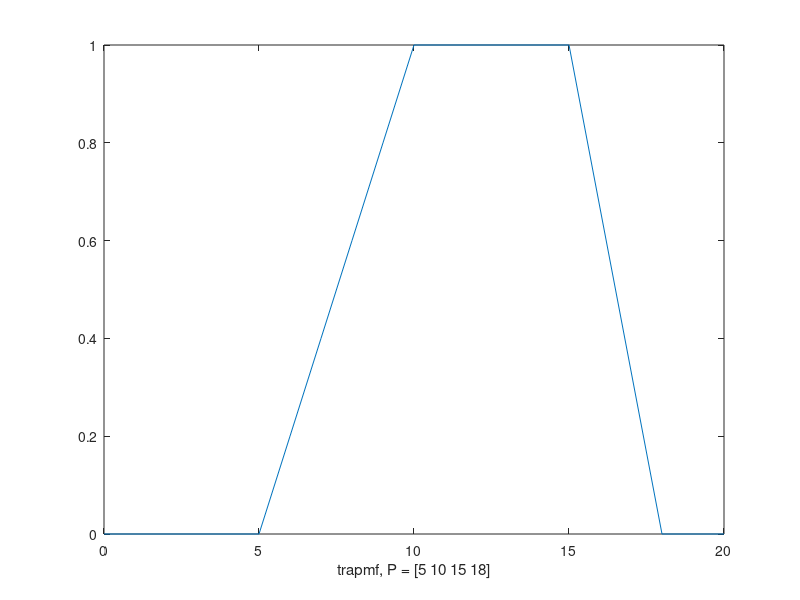

MATLAB code to generate this figure:
%% 
clc;clear;

%% 
x = 0:1 :20;
y = trimf(x,[5 10 18]) ;
plot (x,y)
xlabel('trimf, P=[5 10 18]')

%% 
x = 0:1:20;
y = trapmf(x,[5 10 15 18]);
plot(x,y)
xlabel('trapmf, P = [5 10 15 18]')
